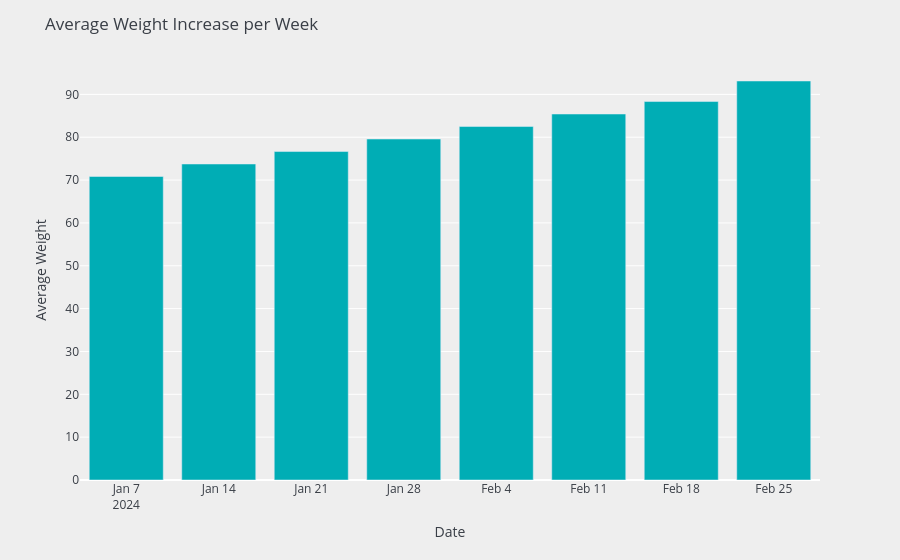

The notebook cell saved with this chart:
### Code cell
weight_growth_rate = px.bar(
    x = weekly_strength['Date'],
    y = weekly_strength['Weight'],
    labels = {'x': 'Date', 'y': 'Average Weight'},
    color_discrete_sequence = ['#00ADB5']
)

weight_growth_rate.update_layout(
    title = 'Average Weight Increase per Week',
    plot_bgcolor = '#EEEEEE',
    paper_bgcolor = '#EEEEEE',
    font_color = '#393E46',
)

weight_growth_rate.show()

### Figure 1 — Plotly figure (JSON) as saved in the notebook; plotly's stock layout.template omitted (floating-point values rounded to 4 significant figures)
{"data": [{"hovertemplate": "Date=%{x}<br>Average Weight=%{y}<extra></extra>", "legendgroup": "", "marker": {"color": "#00ADB5", "pattern": {"shape": ""}}, "name": "", "orientation": "v", "showlegend": false, "textposition": "auto", "type": "bar", "x": ["2024-01-07T00:00:00.000000000", "2024-01-14T00:00:00.000000000", "2024-01-21T00:00:00.000000000", "2024-01-28T00:00:00.000000000", "2024-02-04T00:00:00.000000000", "2024-02-11T00:00:00.000000000", "2024-02-18T00:00:00.000000000", "2024-02-25T00:00:00.000000000"], "xaxis": "x", "y": [70.83, 73.75, 76.67, 79.58, 82.5, 85.42, 88.33, 93.12], "yaxis": "y"}], "layout": {"barmode": "relative", "font": {"color": "#393E46"}, "legend": {"tracegroupgap": 0}, "margin": {"t": 60}, "paper_bgcolor": "#EEEEEE", "plot_bgcolor": "#EEEEEE", "title": {"text": "Average Weight Increase per Week"}, "xaxis": {"anchor": "y", "domain": [0, 1], "title": {"text": "Date"}}, "yaxis": {"anchor": "x", "domain": [0, 1], "title": {"text": "Average Weight"}}}}
